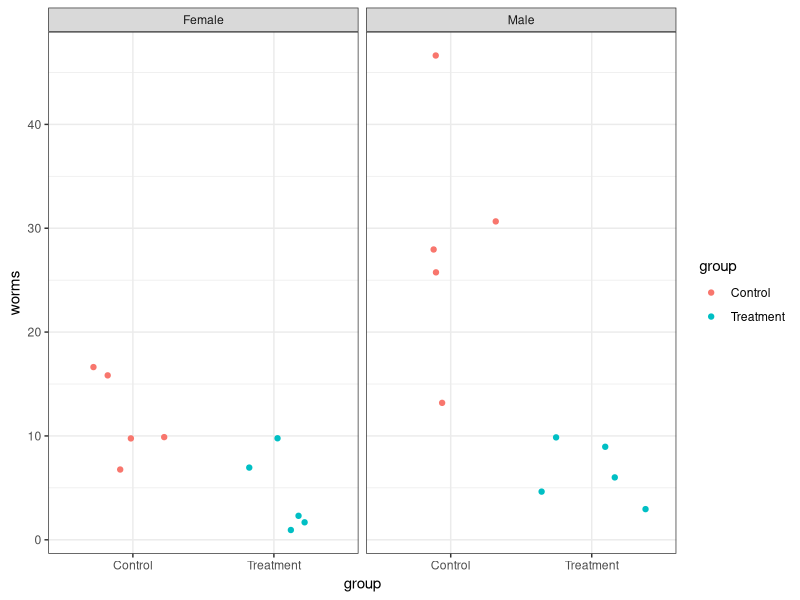
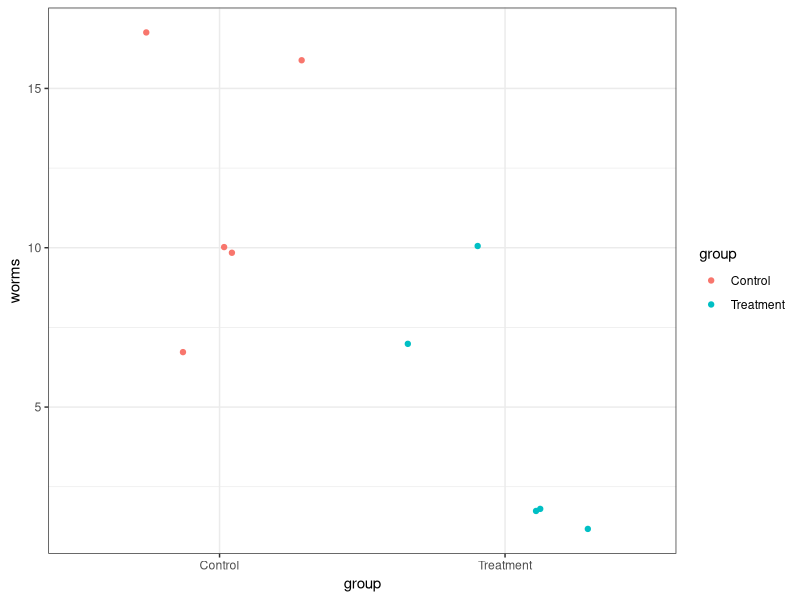
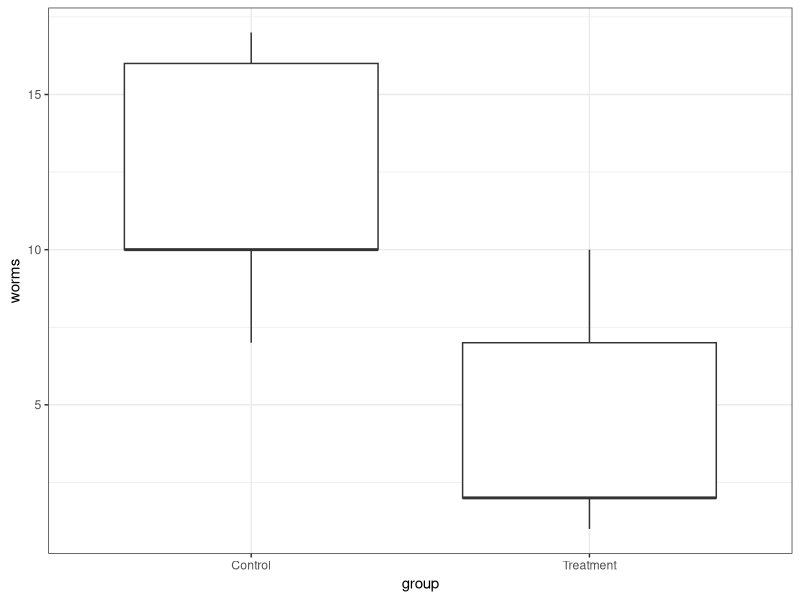
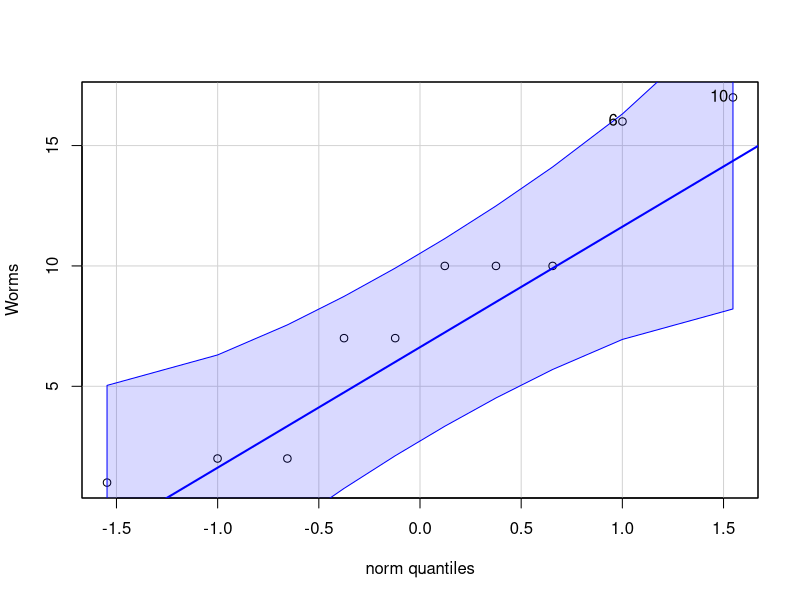
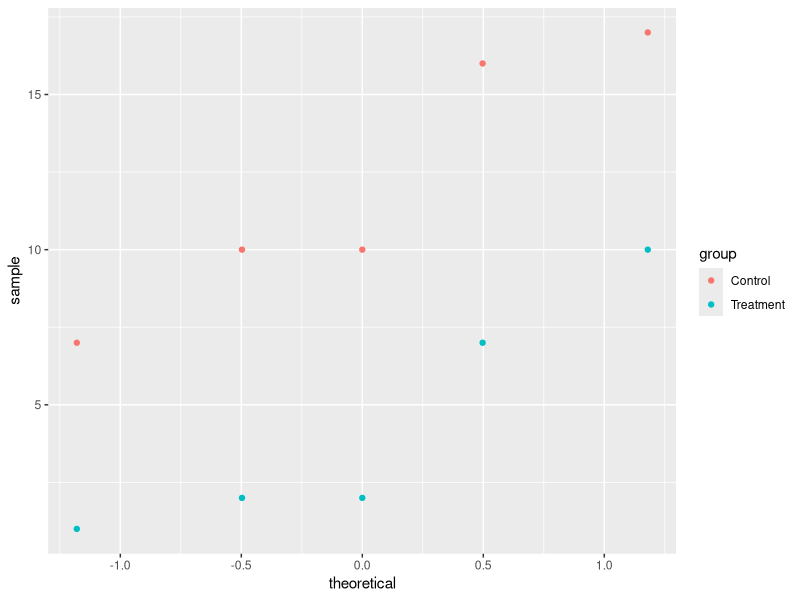

Reproduce these figures in R, in order.
# Alan Arnholt
# 9/17/17

gender <- c(rep("Female", 10), rep("Male", 10)) 
group <- rep(rep(c("Treatment", "Control"), each = 5), 2)
worms <- c(1, 2, 2, 10, 7, 16, 10, 10, 7, 17, 3, 5, 9, 10, 6, 31, 26, 28, 13, 47)
schis <- data.frame(gender, group, worms)
head(schis, n = 3)

library(ggplot2)
p <- ggplot(data = schis, aes(group, worms)) + 
  geom_point(position = "jitter", aes(color = group)) + 
  facet_grid(. ~ gender) + 
  theme_bw()
p

library(dplyr)
ans <- schis %>%
  group_by(gender, group) %>%
  summarize(Median = median(worms), Mean = mean(worms), SD = sd(worms))
ans
# Write hypotheses:
# Write fundamental question of inference:

ND <- schis[gender=="Female", ]
ND

ggplot(data = ND, aes(group, worms)) + 
  geom_point(position = "jitter", aes(color = group)) + 
  theme_bw()

ggplot(data = ND, aes(group, worms)) + 
  geom_boxplot() +
  theme_bw()


ans2 <- ND %>%
  group_by(group) %>%
  summarize(Mean = mean(worms), SD = sd(worms), 
            Median = median(worms), iqr = IQR(worms))
ans2

obs.diff <- ans2[1, 2] - ans2[2, 2]
obs.diff
obs.diff$Mean

Worms <- ND$worms

sims <- 10^4-1
sim.diff <- numeric(sims)
for(i in 1:sims){
  index <- sample(10, 5, replace = FALSE)
  sim.diff[i] <- mean(Worms[index]) - mean(Worms[-index])
}
pvalue <- (sum(sim.diff >= obs.diff$Mean) + 1)/(sims + 1)
pvalue

library(car)
qqPlot(Worms)
ggplot(data = ND, aes(sample = worms, color = group)) + 
  geom_qq()
